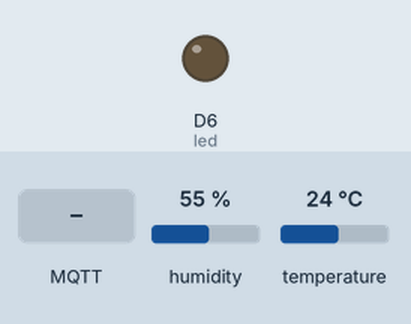
This sketch was run on a simulated ESP8266 (NodeMCU). Shown: output pins drawn as LEDs (lit = HIGH). The inputs (shaded band) are chosen by the test bench; at power-on: humidity 55 %, temperature 24 °C. WiFi joins after 1.5 s; servers stay silent unless stated; network time is answered at once with the bench clock; the local clock reads 2024-03-15 10:24:30 at power-on unless the sketch sets it; random numbers use the default seed unless the sketch sets one; no MQTT or app messages arrive unless stated; what the sketch prints to the serial monitor is not drawn.

Above: at 2.7 s.
2.8 s: MQTT message "on" arrives on the first subscribed topic
At 4.0 s:
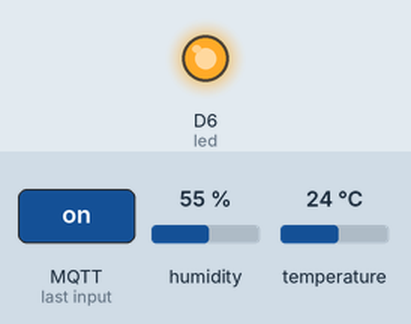
4.3 s: MQTT message "off" arrives on the first subscribed topic
At 5.3 s:
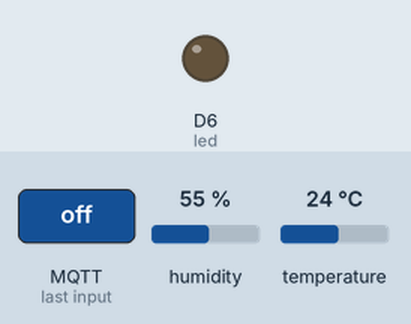
Timing chart, 0 to 7.3 s (numbered marks = the images above; inputs shaded):
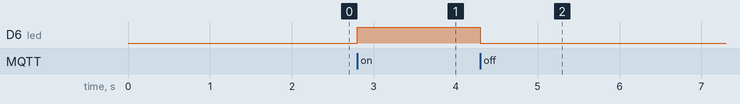

Measured:
- after the input at 2.8 s, D6 (led): LOW → HIGH at once
- after the input at 4.3 s, D6 (led): HIGH → LOW at once

The sketch:

Worksheet_MQTTServer64102122.ino
```cpp
#include <ESP8266WiFi.h>
#include <ESP8266WebServer.h>
#include <DHT.h>
#include <uri/UriBraces.h>
#include <uri/UriRegex.h>
#include <WiFiUdp.h>
#include <NTPClient.h>
#include <TimeLib.h>
#include <PubSubClient.h>

const char *ssid = "iPhone";
const char *password = "4321zszs";
const char *mqttServer = "172.20.10.3";


ESP8266WebServer server(4000);
DHT dht14(D4, DHT11);
const int led = D6;
bool led_status = false;
WiFiClient espClient;
PubSubClient client(espClient);
WiFiUDP ntpUDP;
NTPClient timeClient(ntpUDP, "pool.ntp.org");


void init_wifi(String ssid, String password) {
  WiFi.mode(WIFI_STA);
  WiFi.begin(ssid, password);
  Serial.println("");
  while (WiFi.status() != WL_CONNECTED) {
    delay(500);
    Serial.print(".");
  }
  Serial.println("");
  Serial.print("Connected to ");
  Serial.println(ssid);
  Serial.print("IP address: ");
  Serial.println(WiFi.localIP());
}


void reconnect() {
  while (!client.connected()) {
    Serial.print(("Attemping MQTT connection..."));
    String clientId = "ESP8266Client-";
    clientId += String(random(0xffff), HEX);
    if (client.connect(clientId.c_str())) {
      Serial.println("connected");
      client.subscribe("LED");
    } else {
      Serial.print("failed, rc=");
      Serial.print(client.state());
      Serial.println("try again in 5 seconds");
      delay(5000);
    }
  }
}

void callback(char *topic, byte *payload, unsigned int length) {
  Serial.print("Message received on topic: ");
  Serial.println(topic);

  String message = "";
  for (int i = 0; i < length; i++) {
    message += (char)payload[i];
  }


  if (message.equals("on")) {
    digitalWrite(led, HIGH);
  } else if (message.equals("off")) {
    digitalWrite(led, LOW);
  }
}


void setup(void) {
  pinMode(led, OUTPUT);
  dht14.begin();
  Serial.begin(115200);
  client.setServer(mqttServer, 1883);
  init_wifi(ssid, password);
  timeClient.begin();
  timeClient.setTimeOffset(7 * 3600);
  pinMode(led, OUTPUT);
  client.setCallback(callback);

  server.on("/", HTTP_GET, []() {
    String html =
      "<html><head>"
      "<script>"
      "  setInterval(function() {"
      "    fetch('/GetData')"
      "      .then(response => response.json())"
      "      .then(data => {"
      "        fetch('http://172.20.10.3:3000/data', {"
      "          method: 'POST',"
      "          headers: {"
      "            'Content-Type': 'application/json'"
      "          },"
      "          body: JSON.stringify(data)"
      "        });"
      "      });"
      "  }, 10000);"
      "</script>"
      "</head><body>"
      "</body></html>";

    server.send(200, "text/html", html);
  });

  server.on("/GetData", HTTP_GET, []() {
    float humid = dht14.readHumidity();
    float temp = dht14.readTemperature();

    timeClient.update();
    String dateTime = getFormattedDateTime();

    String json = "{\"datetime\":\"" + dateTime + "\",\"humid\":" + String(humid) + ",\"temp\":" + String(temp) + "}";
    server.send(200, "application/json", json);
  });

  server.begin();
  Serial.println("HTTP server started");
}

void loop(void) {
  if (!client.connected()) {
    reconnect();
  }
  client.loop();

  static unsigned long lastMillis = 0;
  if (millis() - lastMillis > 10000) {
    float humid = dht14.readHumidity();
    float temp = dht14.readTemperature();

   timeClient.update();
    String dateTime = getFormattedDateTime();

    String data = "{\"datetime\":\"" + dateTime + "\",\"humid\":" + String(humid) + ",\"temp\":" + String(temp) + "}";

    client.publish("dht11", data.c_str());

    lastMillis = millis();
  }

  server.handleClient();
}

String getFormattedDateTime() {
  timeClient.update();
  time_t now = timeClient.getEpochTime();
  struct tm *timeinfo = localtime(&now);

  char formattedDateTime[25];
  strftime(formattedDateTime, sizeof(formattedDateTime), "%Y-%m-%d %H:%M:%S", timeinfo);

  return String(formattedDateTime);
}
```
